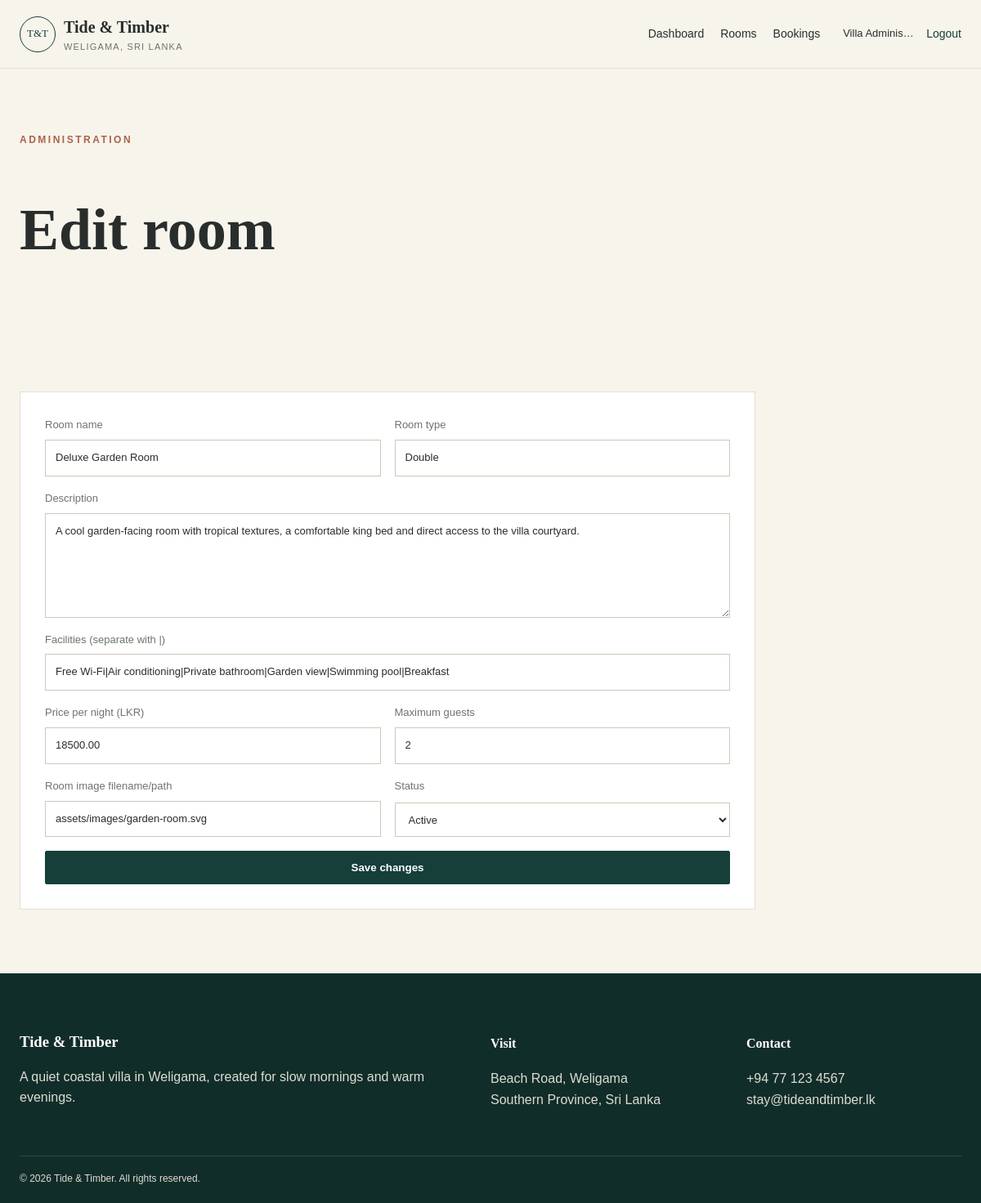
Page /admin/edit-room.php?id=2 (signed in) on the committed database.
### tables this page shows
CREATE TABLE rooms (
    room_id INT UNSIGNED AUTO_INCREMENT PRIMARY KEY,
    room_name VARCHAR(100) NOT NULL,
    room_type VARCHAR(50) NOT NULL,
    description TEXT NOT NULL,
    facilities TEXT NOT NULL,
    price_per_night DECIMAL(10,2) NOT NULL,
    max_guests INT UNSIGNED NOT NULL,
    room_image VARCHAR(255) NOT NULL,
    room_status ENUM('active','inactive') NOT NULL DEFAULT 'active',
    created_at TIMESTAMP DEFAULT CURRENT_TIMESTAMP,
    INDEX idx_rooms_status_type (room_status, room_type)
);

### includes/functions.php (called while the page is built, shortened)
<?php
function e($value) {
    return htmlspecialchars((string)$value, ENT_QUOTES, 'UTF-8');
}

### admin/edit-room.php (the view, shortened to what this page needs)
<?php
require_once __DIR__ . '/../includes/db.php';
$roomId = filter_input(INPUT_GET, 'id', FILTER_VALIDATE_INT);
$stmt = $pdo->prepare('SELECT * FROM rooms WHERE room_id = ?');
$stmt->execute([$roomId]);
$room = $stmt->fetch();
require __DIR__ . '/../includes/header.php';
$data = $_SERVER['REQUEST_METHOD'] === 'POST' ? $_POST : $room;
?>
<section class="section admin-heading"><p class="eyebrow">Administration</p><h1>Edit room</h1></section>
<section class="section">
    <div class="admin-form-card">
        <form class="form-grid" method="post">
            <label>Room name<input type="text" name="room_name" value="<?php echo e($data['room_name']); ?>" required></label>
            <label>Room type<input type="text" name="room_type" value="<?php echo e($data['room_type']); ?>" required></label>
            <label class="wide">Description<textarea name="description" rows="5" required><?php echo e($data['description']); ?></textarea></label>
            <label class="wide">Facilities (separate with |)<input type="text" name="facilities" value="<?php echo e($data['facilities']); ?>" required></label>
            <label>Price per night (LKR)<input type="number" name="price_per_night" min="1" step="0.01" value="<?php echo e($data['price_per_night']); ?>" required></label>
            <label>Maximum guests<input type="number" name="max_guests" min="1" value="<?php echo e($data['max_guests']); ?>" required></label>
            <label>Room image filename/path<input type="text" name="room_image" value="<?php echo e($data['room_image']); ?>" required></label>
            <label>Status<select name="room_status"><option value="active" <?php echo $data['room_status']==='active'?'selected':''; ?>>Active</option></select></label>
            <button class="button" type="submit">Save changes</button>
        </form>
    </div>
</section>
<?php require __DIR__ . '/../includes/footer.php'; ?>

### assets/css/style.css (style rules this page uses)
:root { --ocean: #163f3a; --ocean-dark: #0d2d29; --sand: #e8dfcf; --warm: #f7f4ec; --charcoal: #292e2d; --muted: #6d746f; --white: #fff; --coral: #ad614a; }
* { box-sizing: border-box; }
html { scroll-behavior: smooth; }
body { margin: 0; background: var(--warm); color: var(--charcoal); font-family: "Trebuchet MS", Arial, sans-serif; line-height: 1.6; }
h1, h2, h3, h4 { font-family: Georgia, "Times New Roman", serif; line-height: 1.12; }
h1 { font-size: clamp(2.7rem, 6vw, 5.5rem); }
.button { display: inline-block; border: 1px solid var(--ocean); border-radius: 2px; background: var(--ocean); color: var(--white); padding: 12px 20px; text-decoration: none; text-align: center; font-weight: 700; cursor: pointer; font-family: inherit; }
.section { max-width: 1240px; margin: 0 auto; padding: 78px 24px; }
.eyebrow { margin: 0 0 12px; color: var(--coral); text-transform: uppercase; letter-spacing: 2.5px; font-size: 12px; font-weight: 700; }
.filter-bar label, .form-grid label { display: grid; gap: 7px; color: var(--muted); font-size: 13px; }
.filter-bar input, .filter-bar select, .form-grid input, .form-grid textarea, .form-grid select, .search-card input { width: 100%; border: 1px solid #cfc8ba; background: var(--white); color: var(--charcoal); padding: 11px 12px; font: inherit; }
.form-grid { display: grid; grid-template-columns: 1fr 1fr; gap: 17px; }
.form-grid > .button, .form-grid > .wide, .form-grid > .booking-total { grid-column: 1/-1; }
.form-grid textarea { resize: vertical; }
.admin-heading { padding-bottom: 20px; }
.admin-form-card { max-width: 900px; background: var(--white); border: 1px solid #e5dfd3; padding: 30px; }

### rows in the picture
rooms: room_name "Deluxe Garden Room", room_type "Double", description "A cool garden-facing room with tropical textures, a comfortable king bed and direct access to the villa courtyard.", facilities "Free Wi-Fi|Air conditioning|Private bathroom|Garden view|Swimming pool|Breakfast", price_per_night "18500.00", max_guests "2", room_image "assets/images/garden-room.svg", room_status "Active"

### other values in the picture
$_SESSION['name'] "Villa Adminis…"
